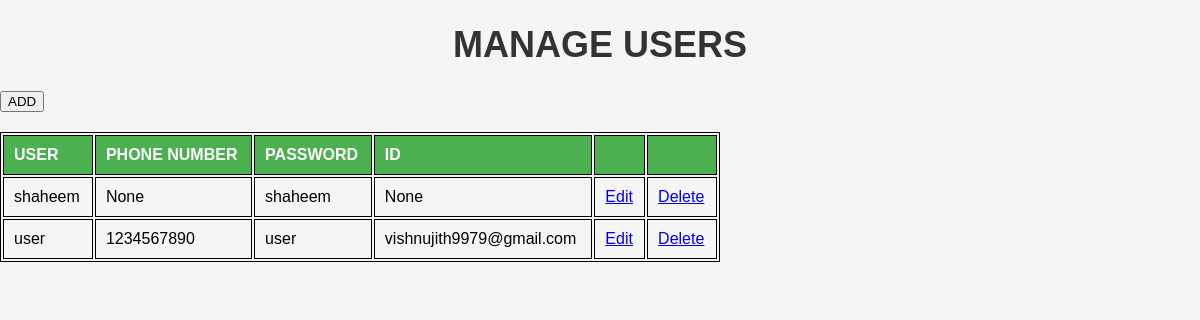
Screenshot of /manuser/ with the database file from the repository.
### weopondetectionapp/models.py (models this page shows)
class LoginTable(models.Model):
    username=models.CharField(max_length=100,null=True,blank=True)
    password=models.CharField(max_length=100,null=True,blank=True)
    usertype=models.CharField(max_length=100,null=True,blank=True)
    name=models.CharField(max_length=100,null=True,blank=True)
    phonenumber=models.BigIntegerField(null=True,blank=True)
    email=models.CharField(max_length=100,null=True,blank=True)

### weopondetectionapp/views.py (the view)
# urls.py: path('manuser/',User.as_view(),name='manuser'),
class User(View):
    def get(self, request):
        obj=LoginTable.objects.all()
        return render(request, 'manuser.html',{'obj':obj})

### templates/manuser.html (shortened to what this page needs)
{% load static %}
<!DOCTYPE html>
<html lang="en">
<head>
    <link rel="stylesheet" href="manuser.css">
</head>
<body><div>
<div class="mu"><font size="4px" font color="white"><h1>MANAGE USERS</h1></font>
<a href="/adduser/"><font color="white"><input type="button" value="ADD"></font> </a></div>
<div class="table">
    <table border="1" style="width:60%" >
        <tr>
            <th>USER</th>
            <th>PHONE NUMBER</th>
            <th>PASSWORD</th>
            <th>ID</th>
            <th></th>
            <th></th>
        </tr>
        {% for i in obj %}
        <tr>
            <td>{{i.username}}</td>
            <td>{{i.phonenumber}}</td>
            <td>{{i.password}}</td>
            <td>{{i.email}}</td>
            <td><a href="/Edituser/{{i.id}}">Edit</a></td>
            <td><a href="/Deleteuser/{{i.id}}">Delete</a></td>
        </tr>
        {% endfor %}
    </table>
</div>
</div>
</body>
</html>

### static/css/manuser.css (style rules this page uses)
body { font-family: Arial, sans-serif; margin: 0; padding: 0; background-color: #f5f5f5; }
h1 { text-align: center; color: #333; }
table { width: 100%; border-collapse: collapse; margin-top: 20px; }
th, td { padding: 10px; text-align: left; border-bottom: 1px solid #ddd; }
th { background-color: #4CAF50; color: white; }

### templates/manuser.html (style rules this page uses)
table, th, td { border: 1px solid black; border-collapse:separate; }

### rows the page displays
LoginTable: username "shaheem", phonenumber "None", password "shaheem", email "None"
LoginTable: username "user", phonenumber "1234567890", password "user", email "vishnujith9979@gmail.com"
